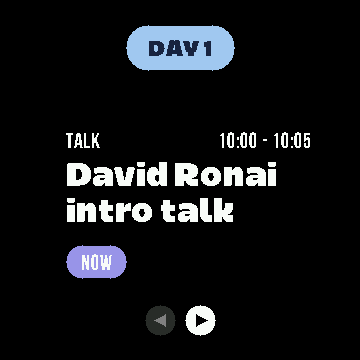
#> input picture tools/emulator/now_test.png, 360 x 360 px
$ python photo2header.py emulator/now_test.png emulator/anim_strip.png emulator/anim_strip.png
#> lines starting #> are read from the running program, lines starting #| are printed output that depends on the picture
#!/usr/bin/env python3
"""Converts a (square) avatar into a 360x360 RGB565 C header for the badge.

Usage: photo2header.py input.png output.h [NAME]
Also generates <output>.preview.png: exact reconstruction of the 565 data
to validate the rendering before compiling.
"""
import sys
import numpy as np
from PIL import Image

W = H = 360

# 8x8 Bayer matrix (ordered dithering) normalized 0..1
_B2 = np.array([[0, 2], [3, 1]])
def _bayer(n):
    if n == 2:
        return _B2
    b = _bayer(n // 2)
    return np.block([[4 * b, 4 * b + 2], [4 * b + 3, 4 * b + 1]])
BAYER8 = (_bayer(8) + 0.5) / 64.0

def main():
    src, dst = sys.argv[1], sys.argv[2]
    name = sys.argv[3] if len(sys.argv) > 3 else "SPEAKER_PHOTO"
    img = Image.open(src).convert("RGB")
#> img is the input picture: PIL image 360x360 RGB; mean R, G, B 20.3, 21.7, 23.7
    # centered square crop then 360x360
    w, h = img.size
#> w = 360; h = 360
    s = min(w, h)
#> s = 360
    img = img.crop(((w - s) // 2, (h - s) // 2, (w + s) // 2, (h + s) // 2))
    img = img.resize((W, H), Image.LANCZOS)
    a = np.asarray(img).astype(np.float32)

    # ordered dithering: add [-0.5..0.5] * quantization step
    tile = np.tile(BAYER8, (W // 8, H // 8))[:, :, None] - 0.5
    steps = np.array([8.0, 4.0, 8.0])  # 5/6/5-bit steps
    a = np.clip(a + tile * steps, 0, 255)

    r = (a[:, :, 0].astype(np.uint16) >> 3)
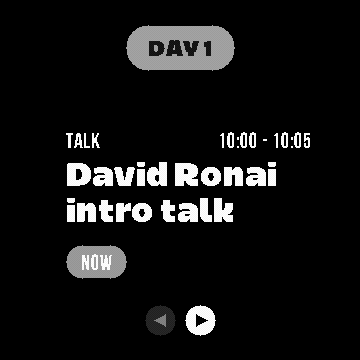
#> r: shape (360, 360) uint16; min 0, max 31, mean 2.5; drawn with min black and max white
    g = (a[:, :, 1].astype(np.uint16) >> 2)
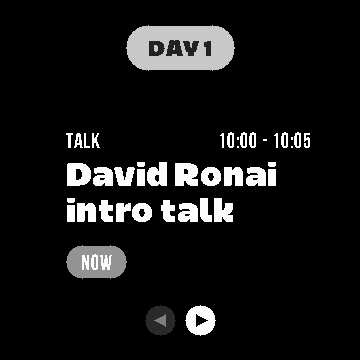
#> g: shape (360, 360) uint16; min 0, max 63, mean 5.4; drawn with min black and max white
    b = (a[:, :, 2].astype(np.uint16) >> 3)
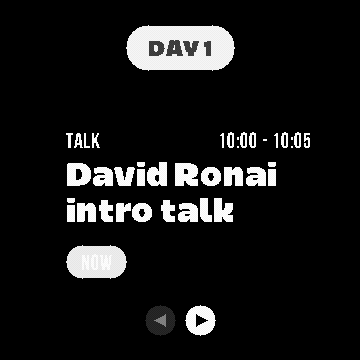
#> b: shape (360, 360) uint16; min 0, max 31, mean 2.9; drawn with min black and max white
    px = (r << 11) | (g << 5) | b

    # preview: rebuild the actual 565 rendering
    pr = ((px >> 11) & 31) * 255 // 31
    pg = ((px >> 5) & 63) * 255 // 63
    pb = (px & 31) * 255 // 31
    prev = np.stack([pr, pg, pb], axis=-1).astype(np.uint8)
    # round screen mask for the preview only
    yy, xx = np.mgrid[0:H, 0:W]
    mask = (xx - W / 2 + 0.5) ** 2 + (yy - H / 2 + 0.5) ** 2 <= (W / 2) ** 2
    prev[~mask] = 0
    Image.fromarray(prev).save(dst + ".preview.png")

    flat = px.flatten()
    with open(dst, "w") as f:
        f.write("// Generated by photo2header.py — do not edit by hand.\n")
        f.write("// Speaker avatar %dx%d RGB565 (8x8 Bayer dither).\n" % (W, H))
        f.write("#pragma once\n#include <stdint.h>\n\n")
        f.write("static const uint16_t %s[%d] = {\n" % (name, W * H))
        for i in range(0, len(flat), 16):
            f.write("  " + ",".join("0x%04x" % v for v in flat[i:i + 16]) + ",\n")
#> this loop made 8100 passes
#> i on passes 2 to 4: 16, 32, 48
        f.write("};\n")
    print("wrote %s (%d px) + preview" % (dst, len(flat)))
#| wrote emulator/anim_strip.png (129600 px) + preview

if __name__ == "__main__":
    main()

$ run again, on tools/emulator/events_strip.png
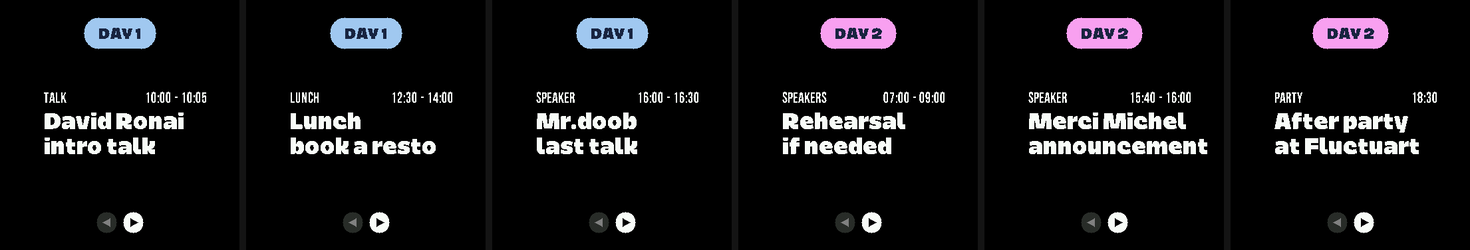
#> input picture tools/emulator/events_strip.png, 1470 x 250 px
#> in main, img is the input picture: PIL image 1470x250 RGB; mean R, G, B 19.8, 19.3, 21
#> in main, `g = (a[:, :, 1].astype(np.uint16) >> 2)`:
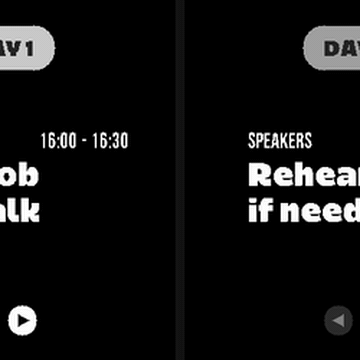
#> g: shape (360, 360) uint16; min 0, max 63, mean 4.5; drawn with min black and max white
#> in main, `prev[~mask] = 0`:
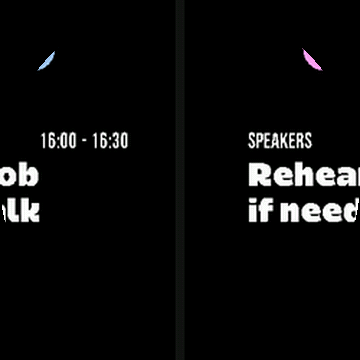
#> prev: shape (360, 360, 3); mean of channels 0, 1, 2 11.1, 11.1, 11.1; drawn as R, G, B
#> the loop in main, `for i in range(0, len(flat), 16):` made 8100 passes
#> i on passes 2 to 4: 16, 32, 48
#| wrote emulator/events_strip.png (129600 px) + preview
